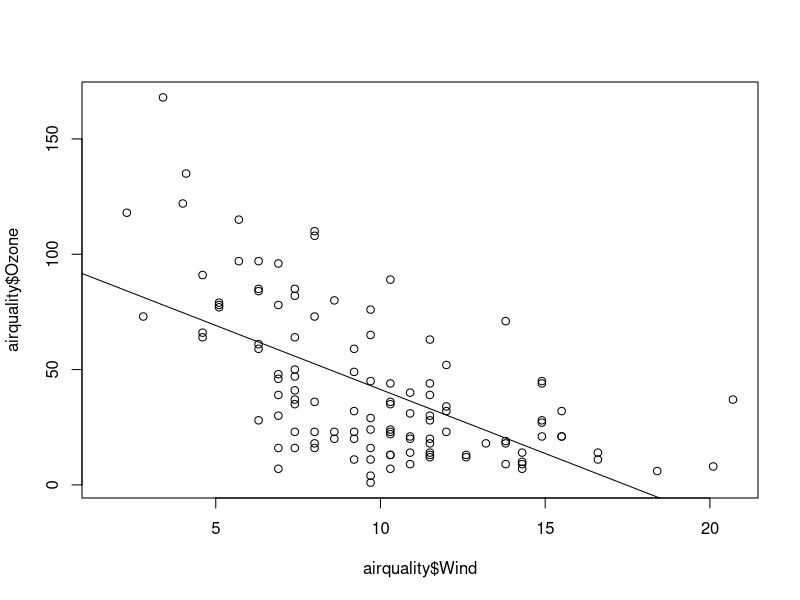
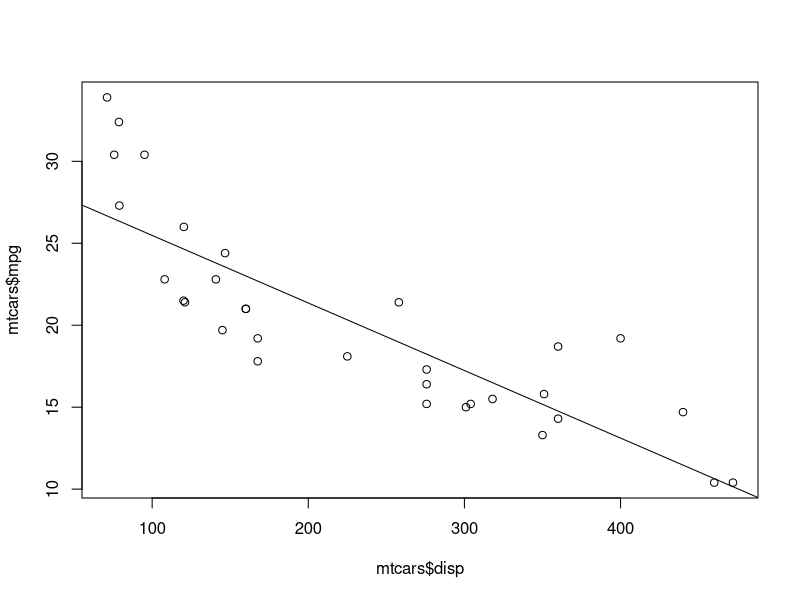

Reproduce these figures in R, in order.
# 3-3
head(airquality)
plot(airquality$Wind, airquality$Ozone)
res <- lm(Ozone ~ Wind, data=airquality)
abline(res)
summary(res)

# 3-4
head(mtcars)
plot(mtcars$disp, mtcars$mpg)
res <- lm(mpg ~ disp, data=mtcars)
abline(res)
summary(res)
